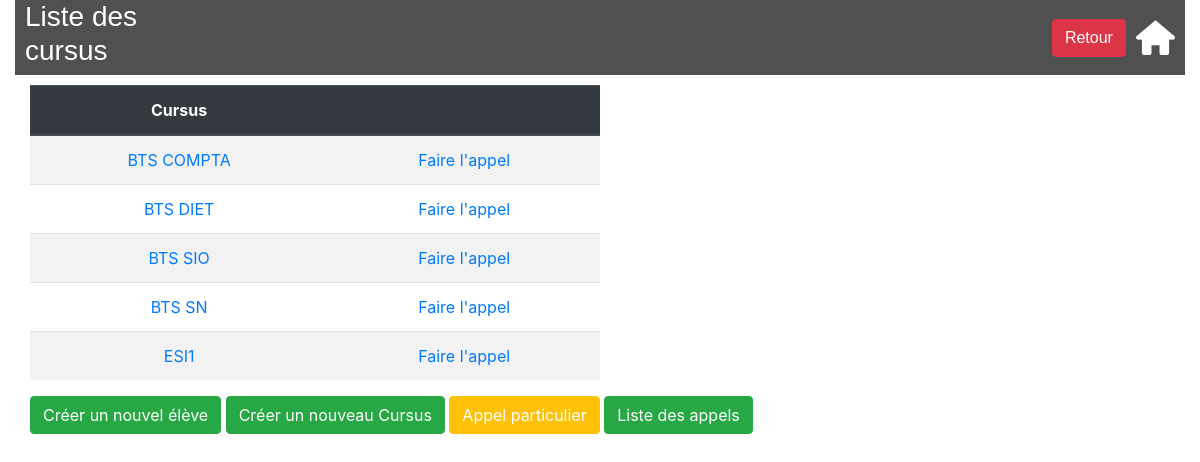
The app's page /lycee/ with its own data.
### lycee/models.py (models this page shows, shortened)
class Cursus(models.Model):
    name = models.CharField(
        max_length=50,
        blank=False,
        null=True,
        default='aucun'
    )
    year_from_bac = models.SmallIntegerField(
        help_text="year since le bac",
        verbose_name="year",
        blank=False,
        null=True,
        default=0
    )
    scholar_year = models.CharField(
        max_length=9,
        blank=False,
        null=True,
        default='0000-00001'
    )

### lycee/views.py (the view)
def index(request):
    result_list = Cursus.objects.order_by('name')
    context = {'liste': result_list}
    return render(request, 'lycee/index.html', context)

### lycee/templates/lycee/index.html
{% extends "master.html" %}
{% load static %}
{% block title %}
    <h3>Liste des cursus</h3>
{% endblock %}
{% block content %}
  {% if liste|length > 0%}
      <table class="table table-striped">
         <thead class="thead-dark">
          <tr>
            <th scope="col">Cursus</th>
            <th scope="col"></th>
          </tr>
        </thead>
        <tbody>
      {% for cursus in liste %}
          <tr>
            <td><a href="/lycee/{{cursus.id}}">{{cursus.name}}</a></td>
            <td><a href="/lycee/cursusCall/{{cursus.id}}">Faire l'appel</a></td>
          </tr>
      {% endfor %}
        </tbody>
      </table>
      <button class="btn btn-success"><a style="color: white"href="/lycee/student/create">Créer un nouvel élève</a></button>
      <button class="btn btn-success"><a style="color: white"href="/lycee/cursus/create">Créer un nouveau Cursus</a></button>
      <button class="btn btn-warning"><a style="color: white"href="/lycee/call">Appel particulier</a></button>
      <button class="btn btn-success"><a style="color: white"href="/lycee/calls">Liste des appels</a></button>
  {% else %}
    <p> No cursus to show .</p>
  {% endif %}
{% endblock %}

### lycee/static/lycee/style.css (style rules this page uses)
.table-striped, .table { width: 50%; margin-bottom: 1rem; color: #212529; margin-right: auto; text-align: center; }

### records on screen
Cursus: name "BTS COMPTA"
Cursus: name "BTS DIET"
Cursus: name "BTS SIO"
Cursus: name "BTS SN"
Cursus: name "ESI1"
